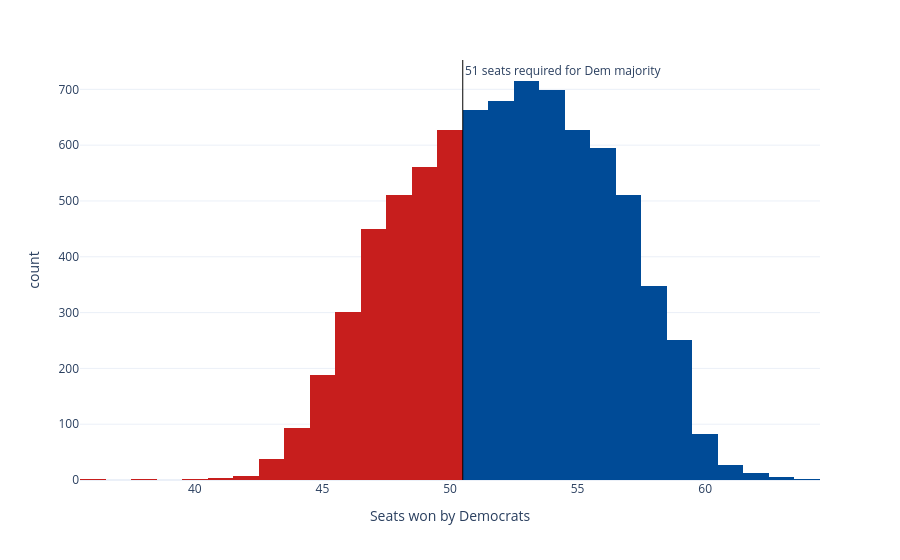

Source (notebook cell):
### Code cell
sims_hist = px.histogram(seat_sims, x='seats', nbins=np.unique(seat_sims['seats']).shape[0]*2, color='winner',
                         color_discrete_map={'Democrats': '#004b97', 'Republicans': '#c71e1d'},
                         labels={'seats':'Seats won by Democrats', 'winner': 'Winner'}, template='plotly_white')
sims_hist.update_traces(showlegend=False)
sims_hist.add_vline(x=50.5, line_width=1, line_color='black', annotation_text='51 seats required for Dem majority', 
                    annotation_position='top right')
sims_hist

### Figure 1 — Plotly figure (JSON) as saved in the notebook; plotly's stock layout.template omitted (floating-point values rounded to 4 significant figures; data arrays with more than 128 entries replaced by an {"elided": "..."} marker saying what was removed)
{"data": [{"bingroup": "x", "hovertemplate": "Winner=Democrats<br>Seats won by Democrats=%{x}<br>count=%{y}<extra></extra>", "legendgroup": "Democrats", "marker": {"color": "#004b97", "pattern": {"shape": ""}}, "name": "Democrats", "nbinsx": 54, "orientation": "v", "showlegend": false, "type": "histogram", "x": {"elided": "5215 int values"}, "xaxis": "x", "yaxis": "y"}, {"bingroup": "x", "hovertemplate": "Winner=Republicans<br>Seats won by Democrats=%{x}<br>count=%{y}<extra></extra>", "legendgroup": "Republicans", "marker": {"color": "#c71e1d", "pattern": {"shape": ""}}, "name": "Republicans", "nbinsx": 54, "orientation": "v", "showlegend": false, "type": "histogram", "x": {"elided": "2785 int values"}, "xaxis": "x", "yaxis": "y"}], "layout": {"annotations": [{"showarrow": false, "text": "51 seats required for Dem majority", "x": 50.5, "xanchor": "left", "xref": "x", "y": 1, "yanchor": "top", "yref": "y domain"}], "barmode": "relative", "legend": {"title": {"text": "Winner"}, "tracegroupgap": 0}, "margin": {"t": 60}, "shapes": [{"line": {"color": "black", "width": 1}, "type": "line", "x0": 50.5, "x1": 50.5, "xref": "x", "y0": 0, "y1": 1, "yref": "y domain"}], "xaxis": {"anchor": "y", "domain": [0, 1], "title": {"text": "Seats won by Democrats"}}, "yaxis": {"anchor": "x", "domain": [0, 1], "title": {"text": "count"}}}}
